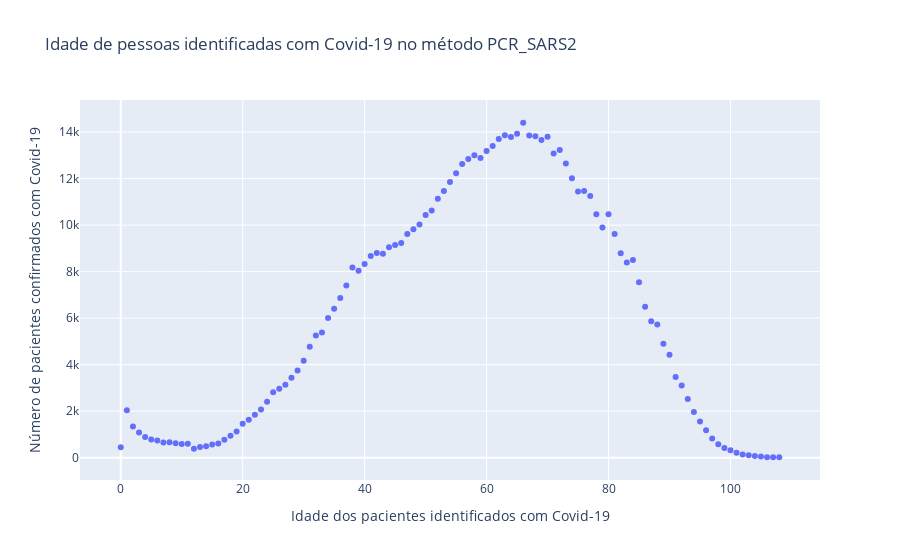

Source (notebook cell):
### Code cell
plot_graph(df_age_covid_confirmed_cases_br[1:110], 'NU_IDADE_N', 'SUM', 'Idade de pessoas identificadas com Covid-19 no método PCR_SARS2', 'Idade dos pacientes identificados com Covid-19', 'Número de pacientes confirmados com Covid-19')

### Figure 1 — Plotly figure (JSON) as saved in the notebook; plotly's stock layout.template omitted (floating-point values rounded to 4 significant figures)
{"data": [{"mode": "markers", "type": "scatter", "x": [0, 1, 2, 3, 4, 5, 6, 7, 8, 9, 10, 11, 12, 13, 14, 15, 16, 17, 18, 19, 20, 21, 22, 23, 24, 25, 26, 27, 28, 29, 30, 31, 32, 33, 34, 35, 36, 37, 38, 39, 40, 41, 42, 43, 44, 45, 46, 47, 48, 49, 50, 51, 52, 53, 54, 55, 56, 57, 58, 59, 60, 61, 62, 63, 64, 65, 66, 67, 68, 69, 70, 71, 72, 73, 74, 75, 76, 77, 78, 79, 80, 81, 82, 83, 84, 85, 86, 87, 88, 89, 90, 91, 92, 93, 94, 95, 96, 97, 98, 99, 100, 101, 102, 103, 104, 105, 106, 107, 108], "y": [444, 2036, 1337, 1081, 890, 785, 733, 656, 667, 624, 592, 595, 379, 453, 495, 561, 607, 772, 938, 1121, 1457, 1633, 1841, 2072, 2399, 2810, 2966, 3138, 3440, 3746, 4165, 4764, 5249, 5378, 6000, 6406, 6867, 7402, 8178, 8039, 8331, 8668, 8796, 8773, 9048, 9147, 9226, 9617, 9819, 10029, 10438, 10625, 11139, 11463, 11858, 12232, 12633, 12842, 13006, 12886, 13182, 13399, 13702, 13860, 13785, 13928, 14402, 13859, 13818, 13662, 13799, 13083, 13232, 12654, 12019, 11442, 11466, 11249, 10471, 9897, 10464, 9613, 8794, 8397, 8503, 7545, 6485, 5866, 5727, 4893, 4425, 3469, 3098, 2521, 1959, 1554, 1182, 827, 577, 416, 314, 212, 139, 102, 67, 54, 20, 19, 17]}], "layout": {"title": {"text": "Idade de pessoas identificadas com Covid-19 no método PCR_SARS2"}, "xaxis": {"title": {"text": "Idade dos pacientes identificados com Covid-19"}}, "yaxis": {"title": {"text": "Número de pacientes confirmados com Covid-19"}}}}
